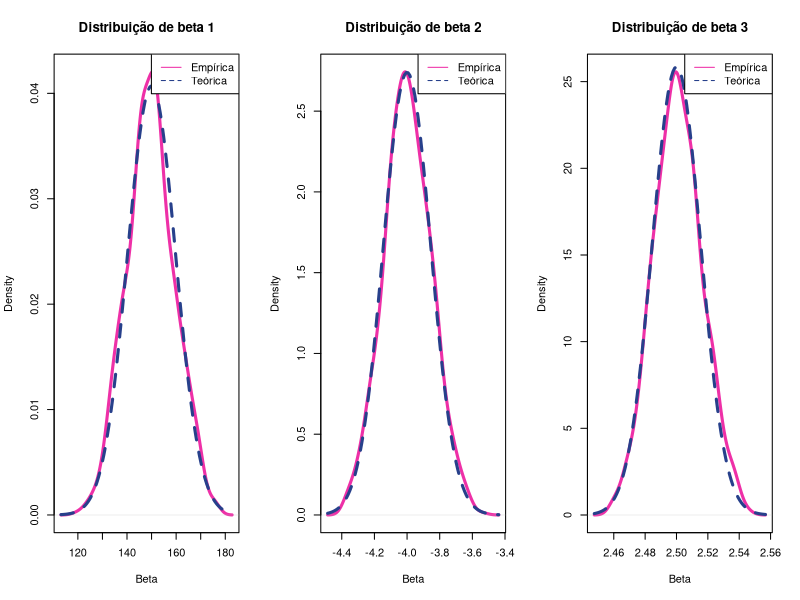
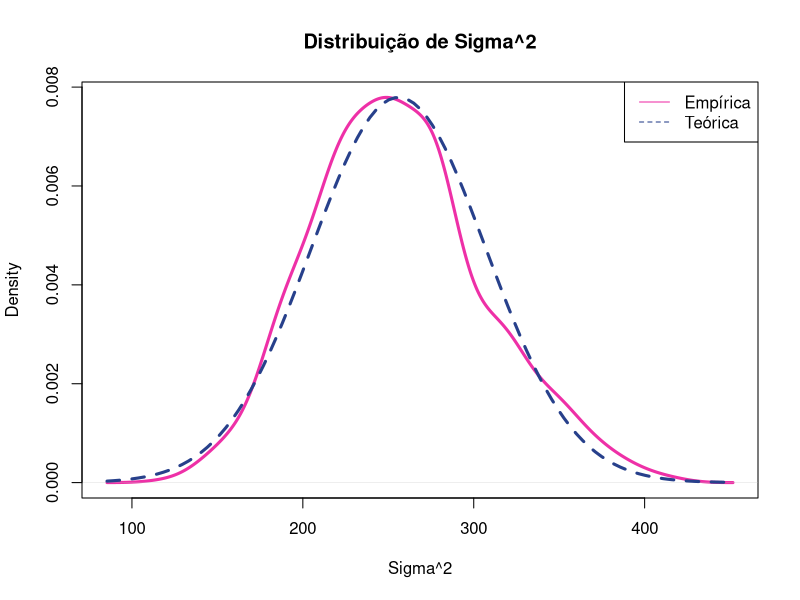

Reproduce these figures in R, in order.
## ---- chunk 1
knitr::opts_chunk$set(echo = TRUE)
## ---- chunk 2
x1.val<-seq(36,86,length.out=100)
x2.val<-seq(-56,456, length.out=100)

x1<-sample(x1.val, size=50, replace = F)
x2<-sample(x2.val, size=50, replace = F)
X<-matrix(c(rep(1,50),x1,x2), byrow = F, ncol=3)
C<-solve(t(X)%*%X)
c.mm<-diag(C)
beta.verdadeiro<-c(150,-4,2.5)


simulaRegressao<-function(x,x1,x2, b0=150,b1=-4,b2=2.5)
{
  erro<-rnorm(50,mean = 0, sd=16)
  y<-b0+b1*x1+b2*x2 + erro
  ml1<-lm(y~x1+x2)
  X<-matrix(c(rep(1,50),x1,x2), byrow = F, ncol=3)
  C<-solve(t(X)%*%X)
  c.mm<-diag(C)
  b=ml1$coefficients
  beta.verdadeiro<-c(150,-4,2.5)
  # indicar se cada valor verdadeiro dos coeficientes 
  # pertence a seu respectivo intervalo de confiança
  Ind<-numeric(4)
  for(i in 1:3)
  {
    li<-b[i]-qt(0.975,50-3)*sqrt((summary(ml1)$sigma^2)*c.mm[i])
    ls<-b[i]+qt(0.975,50-3)*sqrt((summary(ml1)$sigma^2)*c.mm[i])
    Ind[i]<- beta.verdadeiro[i]>=li && beta.verdadeiro[i]<=ls
  }
  li<-(47*summary(ml1)$sigma^2)/qchisq(0.975,50-3)
  ls<-(47*summary(ml1)$sigma^2)/qchisq(0.025,50-3)
  Ind[4]<- 16^2>=li && 16^2<=ls

  return(list(b=ml1$coefficients, sigma2=summary(ml1)$sigma^2,
              R=summary(ml1)$r.squared,Indicadora=Ind))
}
estimativas<-lapply(1:1000, FUN = simulaRegressao,x1=x1,x2=x2)

b<-do.call(rbind,sapply(1:1000,FUN=function(x)
  {cbind.data.frame(estimativas[[x]]$b)}))
sigma2<-sapply(1:1000,FUN=function(x)
  {estimativas[[x]]$sigma2})

## ---- chunk 3
par(mfrow=c(1,3))

for(i in 1:3)
{
  plot(density(b[,i]), col="maroon2", lwd=3, 
       main=paste0("Distribuição de beta ",i), xlab="Beta")
  curve(dnorm(x,mean = beta.verdadeiro[i], 
              sd=16*sqrt(c.mm[i])), from=min(density(b[,i])$x),
        to=max(density(b[,i])$x), add=T, col="royalblue4",lwd=3,lty=2)

  legend("topright",legend=c("Empírica","Teórica"), 
       col = c("maroon2", "royalblue4"), lty = c(1,2))
}
## ---- chunk 4
par(mfrow=c(1,1))

plot(density(sigma2), col="maroon2", lwd=3, 
     main=paste0("Distribuição de Sigma^2"), xlab="Sigma^2")

curve(dnorm(x, mean=16^2, sd=sqrt((2*(16^2)^2)/50)),
      from=min(density(sigma2)$x), to=max(density(sigma2)$x), 
      add=T, col="royalblue4",lwd=3, lty=2)
      
legend("topright",legend=c("Empírica","Teórica"), 
       col = c("maroon2", "royalblue4"), lty = c(1,2))



## ---- chunk 5
# Neste objeto foi armazenado se o intervalo teorico inclui o verdadeiro parametro
indicadora<-do.call(rbind,sapply(1:1000,FUN=function(x){
  cbind.data.frame(estimativas[[x]]$Indicadora)}))
quantile(b[,1], probs = c(0.025,0.975))
mean(indicadora[,1])
